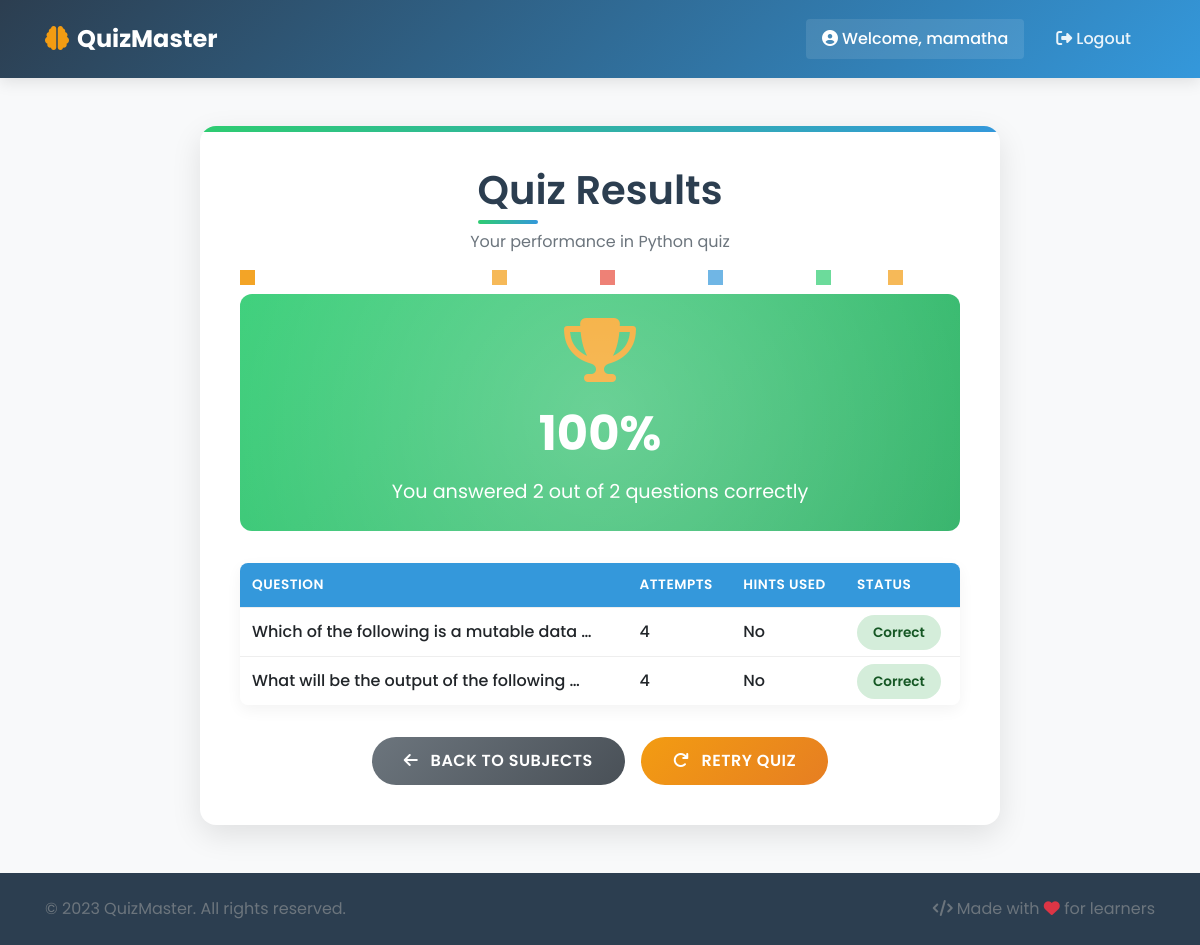
The app's page /subject/1/results/ (signed in) with its own data.
### quiz_app/models.py (models this page shows, shortened)
class Subject(models.Model):
    name = models.CharField(max_length=100)
    description = models.TextField(max_length=200,help_text="Description must be under 200 characters.")
    logo_image  = models.ImageField(upload_to='logos/', blank=True, null=True,help_text="Upload an image of size 350 × 180 px.",validators=[validate_image])
    class Meta:
        db_table = 'quiz_subject'

class Question(models.Model):
    TEXT = 'text'
    IMAGE = 'image'
    QUESTION_TYPES = [
        (TEXT, 'Text Question'),
        (IMAGE, 'Image Question'),
    ]
    subject = models.ForeignKey(Subject, on_delete=models.CASCADE)
    question_type = models.CharField(max_length=10, choices=QUESTION_TYPES, default=TEXT)
    text_content = models.TextField(blank=True, null=True)
    image_content = models.ImageField(upload_to='questions/', blank=True, null=True)
    hint = models.TextField(blank=True, null=True)
    class Meta:
        db_table = 'quiz_question'

### quiz_app/views.py (the view)
# urls.py: path("subject/<int:subject_id>/results/", views.results, name="results"),
@login_required(login_url="login")
def results(request, subject_id):
    subject = get_object_or_404(Subject, id=subject_id)
    user_id = request.user.pk
    progress_list = UserProgress.objects.filter(
        user_id=user_id, subject=subject
    ).select_related("question")
    total_questions = subject.question_set.count()
    correct_answers = progress_list.filter(answered_correctly=True).count()
    score_percentage = int((correct_answers / total_questions) * 100) if total_questions > 0 else 0
    results = []
    for progress in progress_list:
        question_text = progress.question.text_content or "Unnamed Question"
        if progress.answered_correctly:
            status = "Correct"
        elif progress.attempts >= 2:
            status = "Incorrect"
        else:
            status = "Incomplete"
        results.append({
            "question_text": question_text,
            "attempts": progress.attempts,
            "hints_used": progress.hint_used,
            "status": status,
        })
    return render(request, "results.html", {
        "subject": subject,
        "results": results,
        "total_questions": total_questions,
        "correct_answers": correct_answers,
        "score_percentage": score_percentage,
    })

### templates/results.html (shortened to what this page needs)
{% extends 'base.html' %}
{% block content %}
<div class="results-container">
    <div class="results-header">
        <h1>Quiz Results</h1>
        <p class="text-muted">Your performance in {{ subject.name }} quiz</p>
        {% if score_percentage == 100 %}
        <div class="confetti"></div>
        <div class="confetti"></div>
        <div class="confetti"></div>
        <div class="confetti"></div>
        <div class="confetti"></div>
        <div class="confetti"></div>
        {% endif %}
    </div>
    <div class="score-display">
        {% if score_percentage == 100 %}
        <div class="text-center">
            <i class="fas fa-trophy trophy-icon"></i>
        </div>
        {% endif %}
        <div class="score-percentage">{{ score_percentage }}%</div>
        <div class="score-details">
            You answered {{ correct_answers }} out of {{ total_questions }} questions correctly
        </div>
    </div>
    <div class="results-table">
        <table class="table table-hover">
            <thead>
                <tr>
                    <th>Question</th>
                    <th>Attempts</th>
                    <th>Hints Used</th>
                    <th>Status</th>
                </tr>
            </thead>
            <tbody>
                {% for result in results %}
                <tr>
                    <td>{{ result.question_text|truncatewords:8 }}</td>
                    <td>{{ result.attempts }}</td>
                    <td>{% if result.hints_used %}Yes{% else %}No{% endif %}</td>
                    <td>
                        <span class="status-badge status-{{ result.status|lower }}">
                            {{ result.status }}
                        </span>
                    </td>
                </tr>
                {% endfor %}
            </tbody>
        </table>
    </div>
    <div class="results-actions">
        <a href="{% url 'subject_list' %}" class="btn btn-back btn-custom">
            <i class="fas fa-arrow-left mr-2"></i> Back to Subjects
        </a>
        <a href="{% url 'subject_questions' subject.id %}" class="btn btn-retry btn-custom">
            <i class="fas fa-redo mr-2"></i> Retry Quiz
        </a>
    </div>
</div>
{% endblock %}

### templates/base.html (shortened to what this page needs)
{% load static %}
<!DOCTYPE html>
<html lang="en">
<head>
    <link rel="stylesheet" href="https://stackpath.bootstrapcdn.com/bootstrap/4.5.2/css/bootstrap.min.css">
    <link rel="stylesheet" href="https://cdnjs.cloudflare.com/ajax/libs/font-awesome/6.4.0/css/all.min.css">
    <link rel="stylesheet" href="{% static 'css/style.css' %}">
</head>
<body>
    <nav class="navbar navbar-expand-lg navbar-dark navbar-custom">
        <div class="container">
            <a class="navbar-brand" href="{% url 'subject_list' %}">
                <i class="fas fa-brain mr-2"></i>QuizMaster
            </a>
            <div class="collapse navbar-collapse" id="navbarNav">
                <ul class="navbar-nav ml-auto">
                    {% if user.is_authenticated %}
                        <li class="nav-item">
                            <span class="navbar-text user-welcome">
                                <i class="fas fa-user-circle mr-1"></i>Welcome, {{ user.username }}
                            </span>
                        </li>
                        <li class="nav-item">
                            <a class="nav-link" href="{% url 'admin:logout' %}">
                                <i class="fas fa-sign-out-alt mr-1"></i>Logout
                            </a>
                        </li>
                    {% else %}
                        <li class="nav-item">
                            <a class="nav-link" href="{% url 'admin:login' %}">
                                <i class="fas fa-sign-in-alt mr-1"></i>Login
                            </a>
                        </li>
                    {% endif %}
                </ul>
            </div>
        </div>
    </nav>
    <main class="main-content">
        <div class="container">
            {% block content %}{% endblock %}
        </div>
    </main>
    <footer class="footer">
        <div class="container">
            <div class="row">
                <div class="col-md-6">
                    <p class="text-muted">&copy; 2023 QuizMaster. All rights reserved.</p>
                </div>
                <div class="col-md-6 text-md-right">
                    <p class="text-muted">
                        <i class="fas fa-code mr-1"></i>Made with <i class="fas fa-heart text-danger"></i> for learners
                    </p>
                </div>
            </div>
        </div>
    </footer>
</body>
</html>

### templates/results.html (style rules this page uses)
.results-container { position: relative; overflow: hidden; }
.results-container:before { content: ''; position: absolute; top: 0; left: 0; width: 100%; height: 6px; background: linear-gradient(90deg, var(--success-color), var(--primary-color)); }
.results-header { position: relative; }
.results-header h1 { position: relative; display: inline-block; }
.results-header h1:after { content: ''; position: absolute; bottom: -10px; left: 0; width: 60px; height: 4px; background: linear-gradient(90deg, var(--success-color), var(--primary-color)); border-radius: 2px; }
.confetti { position: absolute; width: 15px; height: 15px; background-color: var(--warning-color); opacity: 0.7; animation: confetti-fall 3s ease-in-out infinite; }
.confetti:nth-child(3) { left: 35%; animation-delay: 0.8s; background-color: var(--warning-color); }
.confetti:nth-child(4) { left: 50%; animation-delay: 1.1s; background-color: var(--danger-color); }
.confetti:nth-child(5) { left: 65%; animation-delay: 0.4s; background-color: var(--primary-color); }
.confetti:nth-child(6) { left: 80%; animation-delay: 0.7s; background-color: var(--success-color); }
.confetti:nth-child(7) { left: 90%; animation-delay: 1s; background-color: var(--warning-color); }
.score-display { position: relative; overflow: hidden; }
.score-display:before { content: ''; position: absolute; top: -50%; left: -50%; width: 200%; height: 200%; background: radial-gradient(circle, rgba(255,255,255,0.3) 0%, rgba(255,255,255,0) 70%); animation: pulse 3s infinite; }
.trophy-icon { font-size: 4rem; color: var(--warning-color); margin-bottom: 1rem; animation: bounce 2s infinite; }
.results-table .table { box-shadow: 0 5px 15px rgba(0,0,0,0.05); }
.results-table .table th { text-transform: uppercase; font-size: 0.85rem; letter-spacing: 0.5px; }
.results-table .table td { font-weight: 500; }
.results-actions .btn { min-width: 180px; }
.btn-back { background: linear-gradient(135deg, #6c757d 0%, #495057 100%); border: none; color: white; }
.btn-retry { background: linear-gradient(135deg, var(--warning-color) 0%, #e67e22 100%); border: none; color: white; }

### records on screen
Subject: name "Python"
Question: question_text "Which of the following is a mutable data …"
Question: question_text "What will be the output of the following …"

### other values on screen
{{ user.username }} "mamatha"
{{ score_percentage }} "100"
{{ correct_answers }} "2"
{{ total_questions }} "2"
{{ result.attempts }} "4" "4"
{{ result.status }} "Correct" "Correct"
